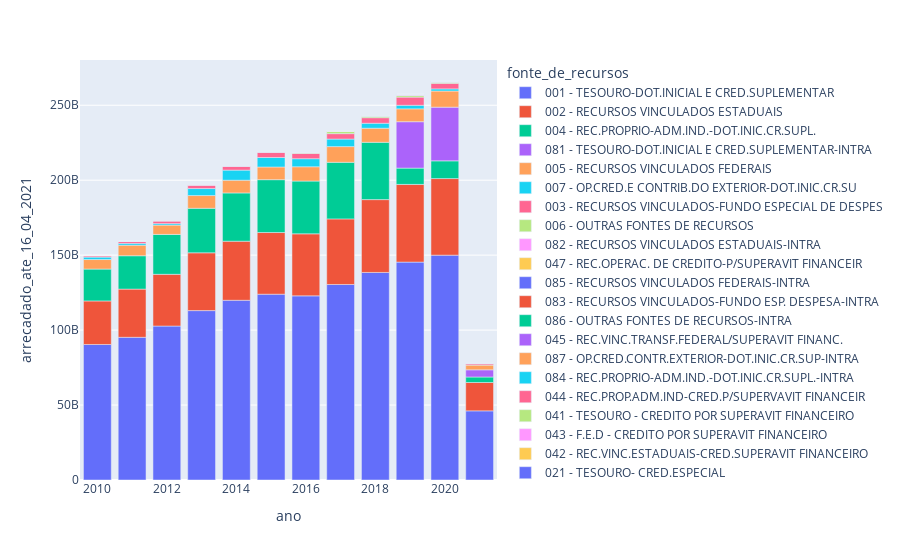

Notebook source saved alongside this figure:
### Code cell
px.bar(fontes_receita, x='ano', y='arrecadado_ate_16_04_2021', color='fonte_de_recursos')

### Figure 1 — Plotly figure (JSON) as saved in the notebook; plotly's stock layout.template omitted (floating-point values rounded to 4 significant figures)
{"data": [{"alignmentgroup": "True", "hovertemplate": "fonte_de_recursos=001 - TESOURO-DOT.INICIAL E CRED.SUPLEMENTAR<br>ano=%{x}<br>arrecadado_ate_16_04_2021=%{y}<extra></extra>", "legendgroup": "001 - TESOURO-DOT.INICIAL E CRED.SUPLEMENTAR", "marker": {"color": "#636efa"}, "name": "001 - TESOURO-DOT.INICIAL E CRED.SUPLEMENTAR", "offsetgroup": "001 - TESOURO-DOT.INICIAL E CRED.SUPLEMENTAR", "orientation": "v", "showlegend": true, "textposition": "auto", "type": "bar", "x": [2020, 2019, 2018, 2017, 2015, 2016, 2014, 2013, 2012, 2011, 2010, 2021], "xaxis": "x", "y": [149987344384, 145359339520, 138459250688, 130445598720, 123950759936, 122845102080, 119900708864, 113008689152, 102699573248, 95195086848, 90414825472, 46133719040], "yaxis": "y"}, {"alignmentgroup": "True", "hovertemplate": "fonte_de_recursos=002 - RECURSOS VINCULADOS ESTADUAIS<br>ano=%{x}<br>arrecadado_ate_16_04_2021=%{y}<extra></extra>", "legendgroup": "002 - RECURSOS VINCULADOS ESTADUAIS", "marker": {"color": "#EF553B"}, "name": "002 - RECURSOS VINCULADOS ESTADUAIS", "offsetgroup": "002 - RECURSOS VINCULADOS ESTADUAIS", "orientation": "v", "showlegend": true, "textposition": "auto", "type": "bar", "x": [2019, 2020, 2018, 2017, 2016, 2015, 2014, 2013, 2012, 2011, 2010, 2021], "xaxis": "x", "y": [51838242816, 51104907264, 48591323136, 43756294144, 41385689088, 41142386688, 39415013376, 38563876864, 34515193856, 32146550784, 29034172416, 18916960256], "yaxis": "y"}, {"alignmentgroup": "True", "hovertemplate": "fonte_de_recursos=004 - REC.PROPRIO-ADM.IND.-DOT.INIC.CR.SUPL.<br>ano=%{x}<br>arrecadado_ate_16_04_2021=%{y}<extra></extra>", "legendgroup": "004 - REC.PROPRIO-ADM.IND.-DOT.INIC.CR.SUPL.", "marker": {"color": "#00cc96"}, "name": "004 - REC.PROPRIO-ADM.IND.-DOT.INIC.CR.SUPL.", "offsetgroup": "004 - REC.PROPRIO-ADM.IND.-DOT.INIC.CR.SUPL.", "orientation": "v", "showlegend": true, "textposition": "auto", "type": "bar", "x": [2018, 2017, 2015, 2016, 2014, 2013, 2012, 2011, 2010, 2020, 2019, 2021], "xaxis": "x", "y": [38226591744, 37731360768, 35256053760, 35200925696, 32189675520, 29689587712, 26625505280, 22267774976, 21271848960, 11813828608, 10879120384, 3664642816], "yaxis": "y"}, {"alignmentgroup": "True", "hovertemplate": "fonte_de_recursos=081 - TESOURO-DOT.INICIAL E CRED.SUPLEMENTAR-INTRA<br>ano=%{x}<br>arrecadado_ate_16_04_2021=%{y}<extra></extra>", "legendgroup": "081 - TESOURO-DOT.INICIAL E CRED.SUPLEMENTAR-INTRA", "marker": {"color": "#ab63fa"}, "name": "081 - TESOURO-DOT.INICIAL E CRED.SUPLEMENTAR-INTRA", "offsetgroup": "081 - TESOURO-DOT.INICIAL E CRED.SUPLEMENTAR-INTRA", "orientation": "v", "showlegend": true, "textposition": "auto", "type": "bar", "x": [2020, 2019, 2021], "xaxis": "x", "y": [35818369024, 30947502080, 4798819840], "yaxis": "y"}, {"alignmentgroup": "True", "hovertemplate": "fonte_de_recursos=005 - RECURSOS VINCULADOS FEDERAIS<br>ano=%{x}<br>arrecadado_ate_16_04_2021=%{y}<extra></extra>", "legendgroup": "005 - RECURSOS VINCULADOS FEDERAIS", "marker": {"color": "#FFA15A"}, "name": "005 - RECURSOS VINCULADOS FEDERAIS", "offsetgroup": "005 - RECURSOS VINCULADOS FEDERAIS", "orientation": "v", "showlegend": true, "textposition": "auto", "type": "bar", "x": [2020, 2017, 2016, 2018, 2019, 2013, 2014, 2015, 2011, 2010, 2012, 2021], "xaxis": "x", "y": [10763701248, 10488868864, 9536226304, 9399586816, 8585540608, 8501371392, 8495553536, 8467096064, 7046536704, 6364638208, 6212987392, 3235821312], "yaxis": "y"}, {"alignmentgroup": "True", "hovertemplate": "fonte_de_recursos=007 - OP.CRED.E CONTRIB.DO EXTERIOR-DOT.INIC.CR.SU<br>ano=%{x}<br>arrecadado_ate_16_04_2021=%{y}<extra></extra>", "legendgroup": "007 - OP.CRED.E CONTRIB.DO EXTERIOR-DOT.INIC.CR.SU", "marker": {"color": "#19d3f3"}, "name": "007 - OP.CRED.E CONTRIB.DO EXTERIOR-DOT.INIC.CR.SU", "offsetgroup": "007 - OP.CRED.E CONTRIB.DO EXTERIOR-DOT.INIC.CR.SU", "orientation": "v", "showlegend": true, "textposition": "auto", "type": "bar", "x": [2014, 2015, 2016, 2017, 2013, 2018, 2019, 2010, 2020, 2011, 2012, 2021], "xaxis": "x", "y": [6730551296, 6331154432, 5370784768, 5029325312, 4664027648, 3314065408, 2382563072, 1614324864, 1438197376, 1219802112, 996011008, 75044504], "yaxis": "y"}, {"alignmentgroup": "True", "hovertemplate": "fonte_de_recursos=003 - RECURSOS VINCULADOS-FUNDO ESPECIAL DE DESPES<br>ano=%{x}<br>arrecadado_ate_16_04_2021=%{y}<extra></extra>", "legendgroup": "003 - RECURSOS VINCULADOS-FUNDO ESPECIAL DE DESPES", "marker": {"color": "#FF6692"}, "name": "003 - RECURSOS VINCULADOS-FUNDO ESPECIAL DE DESPES", "offsetgroup": "003 - RECURSOS VINCULADOS-FUNDO ESPECIAL DE DESPES", "orientation": "v", "showlegend": true, "textposition": "auto", "type": "bar", "x": [2019, 2018, 2020, 2015, 2017, 2016, 2014, 2013, 2012, 2011, 2021, 2010], "xaxis": "x", "y": [5443589120, 3705242112, 3686137344, 3617683712, 3607474944, 3563212544, 2755005184, 2447964160, 1816883840, 1350050304, 1020241024, 673257536], "yaxis": "y"}, {"alignmentgroup": "True", "hovertemplate": "fonte_de_recursos=006 - OUTRAS FONTES DE RECURSOS<br>ano=%{x}<br>arrecadado_ate_16_04_2021=%{y}<extra></extra>", "legendgroup": "006 - OUTRAS FONTES DE RECURSOS", "marker": {"color": "#B6E880"}, "name": "006 - OUTRAS FONTES DE RECURSOS", "offsetgroup": "006 - OUTRAS FONTES DE RECURSOS", "orientation": "v", "showlegend": true, "textposition": "auto", "type": "bar", "x": [2017, 2018, 2019, 2020, 2016, 2021], "xaxis": "x", "y": [1432762368, 1166034560, 1091691520, 850259712, 344904704, 192664864], "yaxis": "y"}, {"alignmentgroup": "True", "hovertemplate": "fonte_de_recursos=082 - RECURSOS VINCULADOS ESTADUAIS-INTRA<br>ano=%{x}<br>arrecadado_ate_16_04_2021=%{y}<extra></extra>", "legendgroup": "082 - RECURSOS VINCULADOS ESTADUAIS-INTRA", "marker": {"color": "#FF97FF"}, "name": "082 - RECURSOS VINCULADOS ESTADUAIS-INTRA", "offsetgroup": "082 - RECURSOS VINCULADOS ESTADUAIS-INTRA", "orientation": "v", "showlegend": true, "textposition": "auto", "type": "bar", "x": [2019, 2020, 2021], "xaxis": "x", "y": [406170304, 74232296, 20283272], "yaxis": "y"}, {"alignmentgroup": "True", "hovertemplate": "fonte_de_recursos=047 - REC.OPERAC. DE CREDITO-P/SUPERAVIT FINANCEIR<br>ano=%{x}<br>arrecadado_ate_16_04_2021=%{y}<extra></extra>", "legendgroup": "047 - REC.OPERAC. DE CREDITO-P/SUPERAVIT FINANCEIR", "marker": {"color": "#FECB52"}, "name": "047 - REC.OPERAC. DE CREDITO-P/SUPERAVIT FINANCEIR", "offsetgroup": "047 - REC.OPERAC. DE CREDITO-P/SUPERAVIT FINANCEIR", "orientation": "v", "showlegend": true, "textposition": "auto", "type": "bar", "x": [2016, 2017, 2015, 2018, 2019, 2020, 2021], "xaxis": "x", "y": [375604096, 330724960, 177461664, 78836504, 47621268, 0.1, 0], "yaxis": "y"}, {"alignmentgroup": "True", "hovertemplate": "fonte_de_recursos=085 - RECURSOS VINCULADOS FEDERAIS-INTRA<br>ano=%{x}<br>arrecadado_ate_16_04_2021=%{y}<extra></extra>", "legendgroup": "085 - RECURSOS VINCULADOS FEDERAIS-INTRA", "marker": {"color": "#636efa"}, "name": "085 - RECURSOS VINCULADOS FEDERAIS-INTRA", "offsetgroup": "085 - RECURSOS VINCULADOS FEDERAIS-INTRA", "orientation": "v", "showlegend": true, "textposition": "auto", "type": "bar", "x": [2020, 2019, 2021], "xaxis": "x", "y": [245657520, 225804448, 1830000.0], "yaxis": "y"}, {"alignmentgroup": "True", "hovertemplate": "fonte_de_recursos=083 - RECURSOS VINCULADOS-FUNDO ESP. DESPESA-INTRA<br>ano=%{x}<br>arrecadado_ate_16_04_2021=%{y}<extra></extra>", "legendgroup": "083 - RECURSOS VINCULADOS-FUNDO ESP. DESPESA-INTRA", "marker": {"color": "#EF553B"}, "name": "083 - RECURSOS VINCULADOS-FUNDO ESP. DESPESA-INTRA", "offsetgroup": "083 - RECURSOS VINCULADOS-FUNDO ESP. DESPESA-INTRA", "orientation": "v", "showlegend": true, "textposition": "auto", "type": "bar", "x": [2020, 2019, 2021], "xaxis": "x", "y": [173158064, 47742988, 23938986], "yaxis": "y"}, {"alignmentgroup": "True", "hovertemplate": "fonte_de_recursos=086 - OUTRAS FONTES DE RECURSOS-INTRA<br>ano=%{x}<br>arrecadado_ate_16_04_2021=%{y}<extra></extra>", "legendgroup": "086 - OUTRAS FONTES DE RECURSOS-INTRA", "marker": {"color": "#00cc96"}, "name": "086 - OUTRAS FONTES DE RECURSOS-INTRA", "offsetgroup": "086 - OUTRAS FONTES DE RECURSOS-INTRA", "orientation": "v", "showlegend": true, "textposition": "auto", "type": "bar", "x": [2019, 2020], "xaxis": "x", "y": [137377136, 88489696], "yaxis": "y"}, {"alignmentgroup": "True", "hovertemplate": "fonte_de_recursos=045 - REC.VINC.TRANSF.FEDERAL/SUPERAVIT FINANC.<br>ano=%{x}<br>arrecadado_ate_16_04_2021=%{y}<extra></extra>", "legendgroup": "045 - REC.VINC.TRANSF.FEDERAL/SUPERAVIT FINANC.", "marker": {"color": "#ab63fa"}, "name": "045 - REC.VINC.TRANSF.FEDERAL/SUPERAVIT FINANC.", "offsetgroup": "045 - REC.VINC.TRANSF.FEDERAL/SUPERAVIT FINANC.", "orientation": "v", "showlegend": true, "textposition": "auto", "type": "bar", "x": [2020, 2018, 2021, 2019, 2013], "xaxis": "x", "y": [78747520, 278700.0, 121000.0, 130.6, 0.27], "yaxis": "y"}, {"alignmentgroup": "True", "hovertemplate": "fonte_de_recursos=087 - OP.CRED.CONTR.EXTERIOR-DOT.INIC.CR.SUP-INTRA<br>ano=%{x}<br>arrecadado_ate_16_04_2021=%{y}<extra></extra>", "legendgroup": "087 - OP.CRED.CONTR.EXTERIOR-DOT.INIC.CR.SUP-INTRA", "marker": {"color": "#FFA15A"}, "name": "087 - OP.CRED.CONTR.EXTERIOR-DOT.INIC.CR.SUP-INTRA", "offsetgroup": "087 - OP.CRED.CONTR.EXTERIOR-DOT.INIC.CR.SUP-INTRA", "orientation": "v", "showlegend": true, "textposition": "auto", "type": "bar", "x": [2019, 2020, 2021], "xaxis": "x", "y": [46441532, 20000000, 2287000.0], "yaxis": "y"}, {"alignmentgroup": "True", "hovertemplate": "fonte_de_recursos=084 - REC.PROPRIO-ADM.IND.-DOT.INIC.CR.SUPL.-INTRA<br>ano=%{x}<br>arrecadado_ate_16_04_2021=%{y}<extra></extra>", "legendgroup": "084 - REC.PROPRIO-ADM.IND.-DOT.INIC.CR.SUPL.-INTRA", "marker": {"color": "#19d3f3"}, "name": "084 - REC.PROPRIO-ADM.IND.-DOT.INIC.CR.SUPL.-INTRA", "offsetgroup": "084 - REC.PROPRIO-ADM.IND.-DOT.INIC.CR.SUPL.-INTRA", "orientation": "v", "showlegend": true, "textposition": "auto", "type": "bar", "x": [2020, 2019, 2021], "xaxis": "x", "y": [39308676, 4376295, 4155000.0], "yaxis": "y"}, {"alignmentgroup": "True", "hovertemplate": "fonte_de_recursos=044 - REC.PROP.ADM.IND-CRED.P/SUPERVAVIT FINANCEIR<br>ano=%{x}<br>arrecadado_ate_16_04_2021=%{y}<extra></extra>", "legendgroup": "044 - REC.PROP.ADM.IND-CRED.P/SUPERVAVIT FINANCEIR", "marker": {"color": "#FF6692"}, "name": "044 - REC.PROP.ADM.IND-CRED.P/SUPERVAVIT FINANCEIR", "offsetgroup": "044 - REC.PROP.ADM.IND-CRED.P/SUPERVAVIT FINANCEIR", "orientation": "v", "showlegend": true, "textposition": "auto", "type": "bar", "x": [2015, 2019, 2018, 2017, 2021, 2020, 2014, 2013], "xaxis": "x", "y": [23845466, 575900.0, 320400.0, 1840, 0, 0, 0, 0], "yaxis": "y"}, {"alignmentgroup": "True", "hovertemplate": "fonte_de_recursos=041 - TESOURO - CREDITO POR SUPERAVIT FINANCEIRO<br>ano=%{x}<br>arrecadado_ate_16_04_2021=%{y}<extra></extra>", "legendgroup": "041 - TESOURO - CREDITO POR SUPERAVIT FINANCEIRO", "marker": {"color": "#B6E880"}, "name": "041 - TESOURO - CREDITO POR SUPERAVIT FINANCEIRO", "offsetgroup": "041 - TESOURO - CREDITO POR SUPERAVIT FINANCEIRO", "orientation": "v", "showlegend": true, "textposition": "auto", "type": "bar", "x": [2018, 2016, 2015, 2011, 2017, 2019, 2021, 2020, 2014, 2013, 2012], "xaxis": "x", "y": [282300.0, 28620.0, 13760.0, 13390.0, 11940.0, 0.01, 0, 0, 0, 0, 0], "yaxis": "y"}, {"alignmentgroup": "True", "hovertemplate": "fonte_de_recursos=043 - F.E.D - CREDITO POR SUPERAVIT FINANCEIRO<br>ano=%{x}<br>arrecadado_ate_16_04_2021=%{y}<extra></extra>", "legendgroup": "043 - F.E.D - CREDITO POR SUPERAVIT FINANCEIRO", "marker": {"color": "#FF97FF"}, "name": "043 - F.E.D - CREDITO POR SUPERAVIT FINANCEIRO", "offsetgroup": "043 - F.E.D - CREDITO POR SUPERAVIT FINANCEIRO", "orientation": "v", "showlegend": true, "textposition": "auto", "type": "bar", "x": [2016, 2017, 2015, 2018, 2021, 2020, 2019, 2014], "xaxis": "x", "y": [95290.0, 70920.0, 23330.0, 4034.0, 11.84, 0.71, 0, 0], "yaxis": "y"}, {"alignmentgroup": "True", "hovertemplate": "fonte_de_recursos=042 - REC.VINC.ESTADUAIS-CRED.SUPERAVIT FINANCEIRO<br>ano=%{x}<br>arrecadado_ate_16_04_2021=%{y}<extra></extra>", "legendgroup": "042 - REC.VINC.ESTADUAIS-CRED.SUPERAVIT FINANCEIRO", "marker": {"color": "#FECB52"}, "name": "042 - REC.VINC.ESTADUAIS-CRED.SUPERAVIT FINANCEIRO", "offsetgroup": "042 - REC.VINC.ESTADUAIS-CRED.SUPERAVIT FINANCEIRO", "orientation": "v", "showlegend": true, "textposition": "auto", "type": "bar", "x": [2021, 2019, 2020, 2018, 2016], "xaxis": "x", "y": [44800, 5354.0, 0, 0, 0], "yaxis": "y"}, {"alignmentgroup": "True", "hovertemplate": "fonte_de_recursos=021 - TESOURO- CRED.ESPECIAL<br>ano=%{x}<br>arrecadado_ate_16_04_2021=%{y}<extra></extra>", "legendgroup": "021 - TESOURO- CRED.ESPECIAL", "marker": {"color": "#636efa"}, "name": "021 - TESOURO- CRED.ESPECIAL", "offsetgroup": "021 - TESOURO- CRED.ESPECIAL", "orientation": "v", "showlegend": true, "textposition": "auto", "type": "bar", "x": [2015, 2011], "xaxis": "x", "y": [29990.0, 0], "yaxis": "y"}, {"alignmentgroup": "True", "hovertemplate": "fonte_de_recursos=099 - EXTRA ORCAMENTARIA<br>ano=%{x}<br>arrecadado_ate_16_04_2021=%{y}<extra></extra>", "legendgroup": "099 - EXTRA ORCAMENTARIA", "marker": {"color": "#EF553B"}, "name": "099 - EXTRA ORCAMENTARIA", "offsetgroup": "099 - EXTRA ORCAMENTARIA", "orientation": "v", "showlegend": true, "textposition": "auto", "type": "bar", "x": [2020, 2019, 2015, 2014, 2013, 2012, 2011], "xaxis": "x", "y": [13260.0, 0, 0, 0, 0, 0, 0], "yaxis": "y"}], "layout": {"autosize": true, "barmode": "relative", "legend": {"title": {"text": "fonte_de_recursos"}, "tracegroupgap": 0}, "margin": {"t": 60}, "xaxis": {"anchor": "y", "autorange": true, "domain": [0, 1], "range": [2010.0, 2022.0], "title": {"text": "ano"}, "type": "linear"}, "yaxis": {"anchor": "x", "autorange": true, "domain": [0, 1], "range": [0, 280200000000.0], "title": {"text": "arrecadado_ate_16_04_2021"}, "type": "linear"}}}
